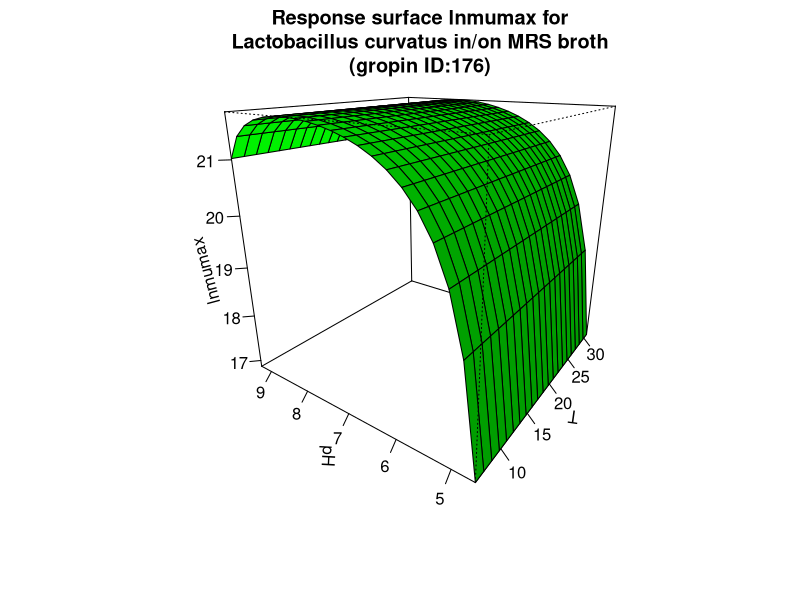

Write R code to recreate this figure.
#############################
# start of Parameter script
#############################
T <- seq(6.006,30.969030969031,length.out=21)
pH <- seq(4.6046,9.29070929070929,length.out=21)
#############################
# end of Parameter script
#############################
############################# 
# start of Model script Gropin ID 176 
#############################
 
# constant coefficients for this model
a11 <- 22.87
pHsubmin <- 4.14
pHsupmax <- 9.8000000000000007
pHmin <- 4.26
pHmax <- 9.77
 
variables <- data.frame(T,pH)
argumentsPar <- expand.grid(variables)
 
# heart of the model
response_surface <- function(T,pH) {
   mumax <-(a11*(((pH-pHmin)*(pH-pHmax))/((pH-pHsubmin)*(pH-pHsupmax))))

return(mumax=mumax)
} 

# output parameters
responseSurface <- cbind(argumentsPar,response_surface(argumentsPar['T'],argumentsPar['pH']))
colnames(responseSurface) <- c(colnames(argumentsPar),'lnmumax')
#############################
# End of Model script
#############################
############################# 
# start of Visualisation script Gropin ID 176 
#############################
persp(T,pH,matrix(unlist(responseSurface$'lnmumax'),nrow=21),col = 'green',xlab='T',ylab='pH',zlab='lnmumax',main='Response surface lnmumax for
Lactobacillus curvatus in/on MRS broth
(gropin ID:176)',theta=305,phi=20,shade=0.25,ticktype = 'detailed')
#############################
# End of Visualisation script
#############################
